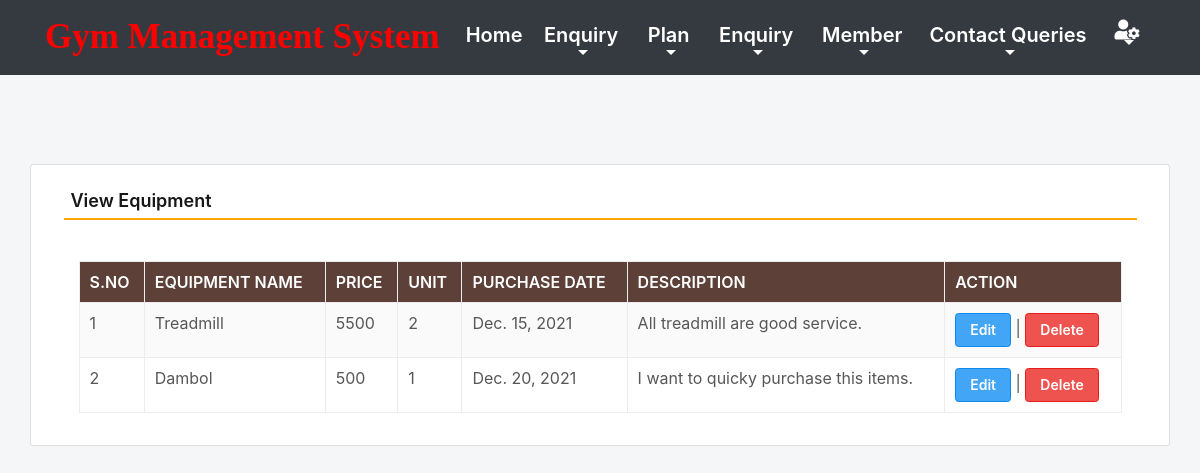
Screenshot of /viewEquipment (signed in) with the database file from the repository.
### gym/models.py (models this page shows, shortened)
class Equipment(models.Model):
    name = models.CharField(max_length=150, null=True)
    price = models.CharField(max_length=100, null=True)
    unit = models.CharField(max_length=50, null=True)
    purchasedate = models.DateField(null=True)
    description = models.CharField(max_length=200, null=True)

### gym/views.py (the view)
# urls.py: path('viewEquipment', viewEquipment, name='viewEquipment'),
def viewEquipment(request):
    if not request.user.is_authenticated:
        return redirect(admin_login)
    equipment = Equipment.objects.all()
    return render(request,'viewEquipment.html', locals())

### gym/templates/viewEquipment.html (shortened to what this page needs)
{% include 'admin_nav.html' %}
{% load static %}
{% block main %}
 <html lang="en" class="no-focus">
 <link rel="stylesheet" id="css-main" href="{% static 'css1/codebase.min.css' %}">
 <br><br><br><br>
	<div class="container card shadow mt-5">
		<div class="card-body">
			<h5 class="p-2" style="border-bottom: 2px solid orange">View Equipment</h5>
             <br>
            <div class="container-fluid">
             <table id="example" class="table table-striped table-bordered" style="width:100%">
                  <thead class="text-white" style="background-color : #5d4037;">
				     <tr>
					   <th>S.No</th>
					   <th>Equipment Name</th>
					   <th>Price</th>
					   <th>Unit</th>
                       <th>Purchase Date</th>
					   <th>Description</th>
                       <th>Action</th>
				     </tr>
			      </thead>
			       <tbody>
                     {% for i in equipment %}
			          <tr>
                        <td>{{forloop.counter}}</td>
						<td>{{i.name}}</td>
						<td>{{i.price}}</td>
						<td>{{i.unit}}</td>
                        <td>{{i.purchasedate}}</td>
						<td>{{i.description}}</td>
						<td><a href="{% url 'edit_Equipment' i.id %}" class="btn btn-primary">Edit</a> |
                          <a href="{% url 'delete_Equipment' i.id %}" class="btn btn-danger" onclick="return confirm('Are you sure to delete this Equipment ?')">Delete</a></td>
                      </tr>
                      {% endfor %}
                   </tbody>
		        </table>
            </div>
        </div>
	</div>
        <link rel="stylesheet" href="https://use.fontawesome.com/releases/v5.6.3/css/all.css">
 </html>
{% endblock %}

### rows the page displays
Equipment: name "Treadmill", price "5500", unit "2", purchasedate "Dec. 15, 2021", description "All treadmill are good service."
Equipment: name "Dambol", price "500", unit "1", purchasedate "Dec. 20, 2021", description "I want to quicky purchase this items."
